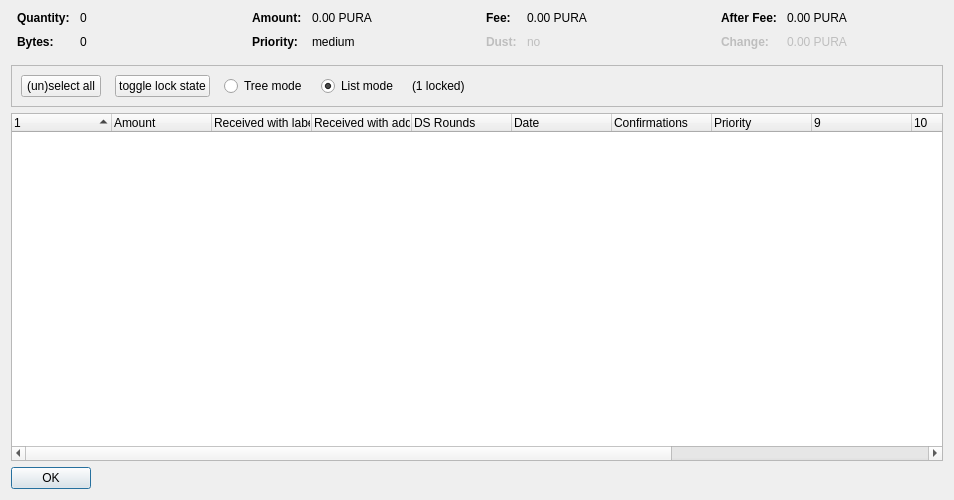
<?xml version="1.0" encoding="UTF-8"?>
<ui version="4.0">
 <class>CoinControlDialog</class>
 <widget class="QDialog" name="CoinControlDialog">
  <property name="geometry">
   <rect>
    <x>0</x>
    <y>0</y>
    <width>954</width>
    <height>500</height>
   </rect>
  </property>
  <property name="windowTitle">
   <string>Coin Selection</string>
  </property>
  <layout class="QVBoxLayout" name="verticalLayout">
   <item>
    <layout class="QHBoxLayout" name="horizontalLayoutTop" stretch="0,0,0,0">
     <property name="topMargin">
      <number>0</number>
     </property>
     <property name="bottomMargin">
      <number>10</number>
     </property>
     <item>
      <layout class="QFormLayout" name="formLayoutCoinControl1">
       <property name="horizontalSpacing">
        <number>10</number>
       </property>
       <property name="verticalSpacing">
        <number>10</number>
       </property>
       <property name="leftMargin">
        <number>6</number>
       </property>
       <property name="rightMargin">
        <number>6</number>
       </property>
       <item row="0" column="0">
        <widget class="QLabel" name="labelCoinControlQuantityText">
         <property name="font">
          <font>
           <weight>75</weight>
           <bold>true</bold>
          </font>
         </property>
         <property name="text">
          <string>Quantity:</string>
         </property>
        </widget>
       </item>
       <item row="0" column="1">
        <widget class="QLabel" name="labelCoinControlQuantity">
         <property name="cursor">
          <cursorShape>IBeamCursor</cursorShape>
         </property>
         <property name="contextMenuPolicy">
          <enum>Qt::ActionsContextMenu</enum>
         </property>
         <property name="text">
          <string notr="true">0</string>
         </property>
         <property name="textInteractionFlags">
          <set>Qt::LinksAccessibleByMouse|Qt::TextSelectableByKeyboard|Qt::TextSelectableByMouse</set>
         </property>
        </widget>
       </item>
       <item row="1" column="0">
        <widget class="QLabel" name="labelCoinControlBytesText">
         <property name="font">
          <font>
           <weight>75</weight>
           <bold>true</bold>
          </font>
         </property>
         <property name="text">
          <string>Bytes:</string>
         </property>
        </widget>
       </item>
       <item row="1" column="1">
        <widget class="QLabel" name="labelCoinControlBytes">
         <property name="cursor">
          <cursorShape>IBeamCursor</cursorShape>
         </property>
         <property name="contextMenuPolicy">
          <enum>Qt::ActionsContextMenu</enum>
         </property>
         <property name="text">
          <string notr="true">0</string>
         </property>
         <property name="textInteractionFlags">
          <set>Qt::LinksAccessibleByMouse|Qt::TextSelectableByKeyboard|Qt::TextSelectableByMouse</set>
         </property>
        </widget>
       </item>
      </layout>
     </item>
     <item>
      <layout class="QFormLayout" name="formLayoutCoinControl2">
       <property name="horizontalSpacing">
        <number>10</number>
       </property>
       <property name="verticalSpacing">
        <number>10</number>
       </property>
       <property name="leftMargin">
        <number>6</number>
       </property>
       <property name="rightMargin">
        <number>6</number>
       </property>
       <item row="0" column="0">
        <widget class="QLabel" name="labelCoinControlAmountText">
         <property name="font">
          <font>
           <weight>75</weight>
           <bold>true</bold>
          </font>
         </property>
         <property name="text">
          <string>Amount:</string>
         </property>
        </widget>
       </item>
       <item row="0" column="1">
        <widget class="QLabel" name="labelCoinControlAmount">
         <property name="cursor">
          <cursorShape>IBeamCursor</cursorShape>
         </property>
         <property name="contextMenuPolicy">
          <enum>Qt::ActionsContextMenu</enum>
         </property>
         <property name="text">
          <string notr="true">0.00 PURA</string>
         </property>
         <property name="textInteractionFlags">
          <set>Qt::LinksAccessibleByMouse|Qt::TextSelectableByKeyboard|Qt::TextSelectableByMouse</set>
         </property>
        </widget>
       </item>
       <item row="1" column="0">
        <widget class="QLabel" name="labelCoinControlPriorityText">
         <property name="font">
          <font>
           <weight>75</weight>
           <bold>true</bold>
          </font>
         </property>
         <property name="text">
          <string>Priority:</string>
         </property>
        </widget>
       </item>
       <item row="1" column="1">
        <widget class="QLabel" name="labelCoinControlPriority">
         <property name="cursor">
          <cursorShape>IBeamCursor</cursorShape>
         </property>
         <property name="contextMenuPolicy">
          <enum>Qt::ActionsContextMenu</enum>
         </property>
         <property name="text">
          <string>medium</string>
         </property>
         <property name="textInteractionFlags">
          <set>Qt::LinksAccessibleByMouse|Qt::TextSelectableByKeyboard|Qt::TextSelectableByMouse</set>
         </property>
        </widget>
       </item>
      </layout>
     </item>
     <item>
      <layout class="QFormLayout" name="formLayoutCoinControl3">
       <property name="horizontalSpacing">
        <number>10</number>
       </property>
       <property name="verticalSpacing">
        <number>10</number>
       </property>
       <property name="leftMargin">
        <number>6</number>
       </property>
       <property name="rightMargin">
        <number>6</number>
       </property>
       <item row="0" column="0">
        <widget class="QLabel" name="labelCoinControlFeeText">
         <property name="font">
          <font>
           <weight>75</weight>
           <bold>true</bold>
          </font>
         </property>
         <property name="text">
          <string>Fee:</string>
         </property>
        </widget>
       </item>
       <item row="0" column="1">
        <widget class="QLabel" name="labelCoinControlFee">
         <property name="cursor">
          <cursorShape>IBeamCursor</cursorShape>
         </property>
         <property name="contextMenuPolicy">
          <enum>Qt::ActionsContextMenu</enum>
         </property>
         <property name="text">
          <string notr="true">0.00 PURA</string>
         </property>
         <property name="textInteractionFlags">
          <set>Qt::LinksAccessibleByMouse|Qt::TextSelectableByKeyboard|Qt::TextSelectableByMouse</set>
         </property>
        </widget>
       </item>
       <item row="1" column="0">
        <widget class="QLabel" name="labelCoinControlLowOutputText">
         <property name="enabled">
          <bool>false</bool>
         </property>
         <property name="font">
          <font>
           <weight>75</weight>
           <bold>true</bold>
          </font>
         </property>
         <property name="text">
          <string>Dust:</string>
         </property>
        </widget>
       </item>
       <item row="1" column="1">
        <widget class="QLabel" name="labelCoinControlLowOutput">
         <property name="enabled">
          <bool>false</bool>
         </property>
         <property name="cursor">
          <cursorShape>IBeamCursor</cursorShape>
         </property>
         <property name="contextMenuPolicy">
          <enum>Qt::ActionsContextMenu</enum>
         </property>
         <property name="text">
          <string>no</string>
         </property>
         <property name="textInteractionFlags">
          <set>Qt::LinksAccessibleByMouse|Qt::TextSelectableByKeyboard|Qt::TextSelectableByMouse</set>
         </property>
        </widget>
       </item>
      </layout>
     </item>
     <item>
      <layout class="QFormLayout" name="formLayoutCoinControl4">
       <property name="horizontalSpacing">
        <number>10</number>
       </property>
       <property name="verticalSpacing">
        <number>10</number>
       </property>
       <property name="leftMargin">
        <number>6</number>
       </property>
       <property name="rightMargin">
        <number>6</number>
       </property>
       <item row="0" column="0">
        <widget class="QLabel" name="labelCoinControlAfterFeeText">
         <property name="font">
          <font>
           <weight>75</weight>
           <bold>true</bold>
          </font>
         </property>
         <property name="text">
          <string>After Fee:</string>
         </property>
        </widget>
       </item>
       <item row="0" column="1">
        <widget class="QLabel" name="labelCoinControlAfterFee">
         <property name="cursor">
          <cursorShape>IBeamCursor</cursorShape>
         </property>
         <property name="contextMenuPolicy">
          <enum>Qt::ActionsContextMenu</enum>
         </property>
         <property name="text">
          <string notr="true">0.00 PURA</string>
         </property>
         <property name="textInteractionFlags">
          <set>Qt::LinksAccessibleByMouse|Qt::TextSelectableByKeyboard|Qt::TextSelectableByMouse</set>
         </property>
        </widget>
       </item>
       <item row="1" column="0">
        <widget class="QLabel" name="labelCoinControlChangeText">
         <property name="enabled">
          <bool>false</bool>
         </property>
         <property name="font">
          <font>
           <weight>75</weight>
           <bold>true</bold>
          </font>
         </property>
         <property name="text">
          <string>Change:</string>
         </property>
        </widget>
       </item>
       <item row="1" column="1">
        <widget class="QLabel" name="labelCoinControlChange">
         <property name="enabled">
          <bool>false</bool>
         </property>
         <property name="cursor">
          <cursorShape>IBeamCursor</cursorShape>
         </property>
         <property name="contextMenuPolicy">
          <enum>Qt::ActionsContextMenu</enum>
         </property>
         <property name="text">
          <string notr="true">0.00 PURA</string>
         </property>
         <property name="textInteractionFlags">
          <set>Qt::LinksAccessibleByMouse|Qt::TextSelectableByKeyboard|Qt::TextSelectableByMouse</set>
         </property>
        </widget>
       </item>
      </layout>
     </item>
    </layout>
   </item>
   <item>
    <widget class="QFrame" name="frame">
     <property name="minimumSize">
      <size>
       <width>0</width>
       <height>40</height>
      </size>
     </property>
     <property name="frameShape">
      <enum>QFrame::StyledPanel</enum>
     </property>
     <property name="frameShadow">
      <enum>QFrame::Sunken</enum>
     </property>
     <layout class="QHBoxLayout" name="horizontalLayout">
      <item>
       <layout class="QHBoxLayout" name="horizontalLayoutPanel" stretch="0,0,0,0,0,0">
        <property name="spacing">
         <number>14</number>
        </property>
        <item>
         <widget class="QPushButton" name="pushButtonSelectAll">
          <property name="sizePolicy">
           <sizepolicy hsizetype="Maximum" vsizetype="Fixed">
            <horstretch>0</horstretch>
            <verstretch>0</verstretch>
           </sizepolicy>
          </property>
          <property name="text">
           <string>(un)select all</string>
          </property>
          <property name="autoDefault">
           <bool>false</bool>
          </property>
         </widget>
        </item>
        <item>
         <widget class="QPushButton" name="pushButtonToggleLock">
          <property name="sizePolicy">
           <sizepolicy hsizetype="Maximum" vsizetype="Fixed">
            <horstretch>0</horstretch>
            <verstretch>0</verstretch>
           </sizepolicy>
          </property>
          <property name="text">
           <string>toggle lock state</string>
          </property>
          <property name="autoDefault">
           <bool>false</bool>
          </property>
         </widget>
        </item>
        <item>
         <widget class="QRadioButton" name="radioTreeMode">
          <property name="sizePolicy">
           <sizepolicy hsizetype="Maximum" vsizetype="Fixed">
            <horstretch>0</horstretch>
            <verstretch>0</verstretch>
           </sizepolicy>
          </property>
          <property name="text">
           <string>Tree mode</string>
          </property>
         </widget>
        </item>
        <item>
         <widget class="QRadioButton" name="radioListMode">
          <property name="sizePolicy">
           <sizepolicy hsizetype="Maximum" vsizetype="Fixed">
            <horstretch>0</horstretch>
            <verstretch>0</verstretch>
           </sizepolicy>
          </property>
          <property name="text">
           <string>List mode</string>
          </property>
          <property name="checked">
           <bool>true</bool>
          </property>
         </widget>
        </item>
        <item>
         <widget class="QLabel" name="labelLocked">
          <property name="text">
           <string>(1 locked)</string>
          </property>
         </widget>
        </item>
        <item>
         <spacer name="horizontalSpacer">
          <property name="orientation">
           <enum>Qt::Horizontal</enum>
          </property>
          <property name="sizeHint" stdset="0">
           <size>
            <width>40</width>
            <height>20</height>
           </size>
          </property>
         </spacer>
        </item>
       </layout>
      </item>
     </layout>
    </widget>
   </item>
   <item>
    <widget class="CoinControlTreeWidget" name="treeWidget">
     <property name="contextMenuPolicy">
      <enum>Qt::CustomContextMenu</enum>
     </property>
     <property name="sortingEnabled">
      <bool>false</bool>
     </property>
     <property name="columnCount">
      <number>13</number>
     </property>
     <attribute name="headerShowSortIndicator" stdset="0">
      <bool>true</bool>
     </attribute>
     <attribute name="headerStretchLastSection">
      <bool>false</bool>
     </attribute>
     <column>
      <property name="text">
       <string/>
      </property>
     </column>
     <column>
      <property name="text">
       <string>Amount</string>
      </property>
     </column>
     <column>
      <property name="text">
       <string>Received with label</string>
      </property>
     </column>
     <column>
      <property name="text">
       <string>Received with address</string>
      </property>
     </column>
     <column>
      <property name="text">
       <string>DS Rounds</string>
      </property>
     </column>
     <column>
      <property name="text">
       <string>Date</string>
      </property>
     </column>
     <column>
      <property name="text">
       <string>Confirmations</string>
      </property>
      <property name="toolTip">
       <string>Confirmed</string>
      </property>
     </column>
     <column>
      <property name="text">
       <string>Priority</string>
      </property>
     </column>
     <column>
      <property name="text">
       <string/>
      </property>
     </column>
     <column>
      <property name="text">
       <string/>
      </property>
     </column>
     <column>
      <property name="text">
       <string/>
      </property>
     </column>
     <column>
      <property name="text">
       <string/>
      </property>
     </column>
     <column>
      <property name="text">
       <string/>
      </property>
     </column>
    </widget>
   </item>
   <item>
    <widget class="QDialogButtonBox" name="buttonBox">
     <property name="sizePolicy">
      <sizepolicy hsizetype="Maximum" vsizetype="Fixed">
       <horstretch>0</horstretch>
       <verstretch>0</verstretch>
      </sizepolicy>
     </property>
     <property name="orientation">
      <enum>Qt::Horizontal</enum>
     </property>
     <property name="standardButtons">
      <set>QDialogButtonBox::Ok</set>
     </property>
    </widget>
   </item>
  </layout>
 </widget>
 <customwidgets>
  <customwidget>
   <class>CoinControlTreeWidget</class>
   <extends>QTreeWidget</extends>
   <header>coincontroltreewidget.h</header>
  </customwidget>
 </customwidgets>
 <resources/>
 <connections/>
</ui>
